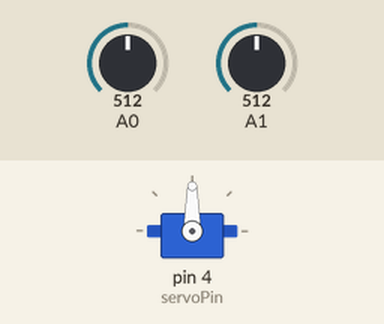
A sketch run on a simulated Arduino Uno, built with avr-gcc and run on an emulated ATmega328P. Shown: servo. The test bench sets the inputs (shaded band); at power-on: A0 = 512, A1 = 512. What the sketch prints to the serial monitor is not drawn.

Above: at 1.2 s.
1.3 s: A0 set to 716
At 1.6 s:
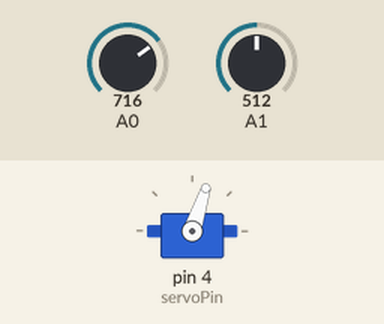
2.8 s: A1 set to 716
At 4.0 s:
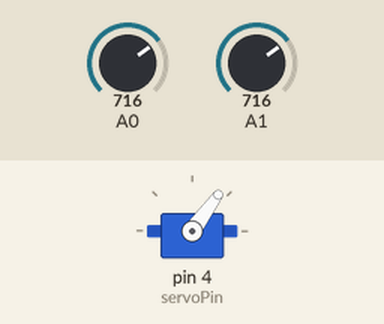
4.3 s: A0 set to 900
At 5.5 s:
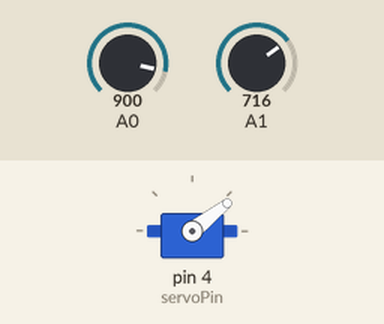
5.8 s: A1 set to 1023
At 6.9 s:
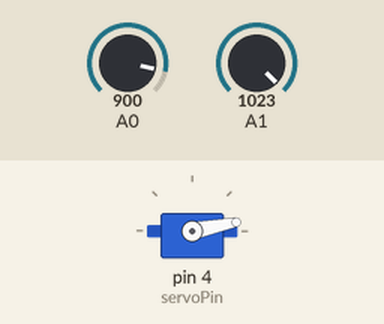
7.3 s: A1 set to 0
At 8.3 s:
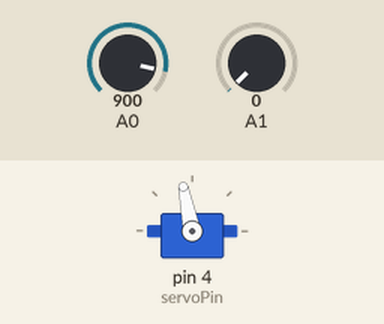
8.8 s: A0 set to 511
At 9.7 s:
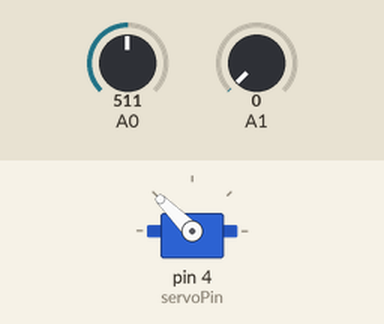
Timing chart, 0 to 11.3 s (numbered marks = the images above; inputs shaded):
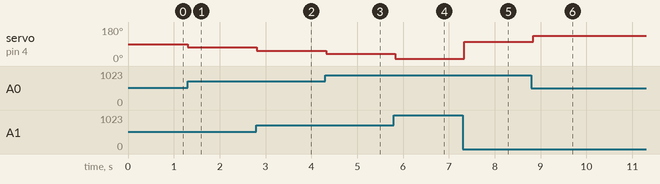

Measured:
- after the input at 1.3 s, servo on pin 4 (servoPin): 90° → 72° at once
- after the input at 2.8 s, servo on pin 4 (servoPin): 72° → 54° at once
- after the input at 4.3 s, servo on pin 4 (servoPin): 54° → 38° at once
- after the input at 5.8 s, servo on pin 4 (servoPin): 38° → 11° at once
- after the input at 7.3 s, servo on pin 4 (servoPin): 11° → 101° at once
- after the input at 8.8 s, servo on pin 4 (servoPin): 101° → 135° at once

The sketch:

Music_machine_Final.ino
```cpp
#include "pitches.h"
#include <Servo.h>

int notes[] = {
  NOTE_B0,NOTE_C1,NOTE_D1,NOTE_E1,NOTE_F1,NOTE_G1,NOTE_A1,
  NOTE_B1,NOTE_C2,NOTE_D2,NOTE_E2,NOTE_F2,NOTE_G2,NOTE_A2,
  NOTE_B2,NOTE_C3,NOTE_D3,NOTE_E3,NOTE_F3,NOTE_G3,NOTE_A3
};

int Tone = 0;
int speakerPin = 2;
int sensorLow = 0;
int sensorHigh = 1023;
int redswitch = 1;
int servoPin = 4;
int penisLow = 0;
int penisErect = 179;

Servo Servo1;
unsigned long prevMillis = 0;

void setup() {
  pinMode(redswitch, OUTPUT);
  Serial.begin(9600);
  Servo1.attach(servoPin);
}

void loop() {

int switchState = digitalRead(redswitch);

 delay(100);

int x = switchState;
int sensorValue = analogRead(A0);
int sensorValue2 = analogRead(A1);
int pitchServo = map(sensorValue, sensorLow, sensorHigh, 0, 1000);
int pitch = sensorValue/49;
int beat=map(sensorValue2, sensorLow, sensorHigh, 0, 1000);
int finalAngle = ((beat+pitchServo)/2);
int throbbingpenisAngle=map(finalAngle, 0, 1000, penisLow, penisErect);


if (x > 0)
{
 tone(speakerPin, notes[pitch], 1000);
delay(beat);
}


 throbbingpenisAngle=abs(penisErect-throbbingpenisAngle);
  Servo1.write(throbbingpenisAngle);
  Serial.write(throbbingpenisAngle);

}
 //delay(1000);
//Serial.println(beat);
//Serial.println(switchState);
```

Music_MachineDUMP.ino
```cpp
//
//int redswitch = 1;

//void setup() {
 //Serial.begin(9600);
  //pinMode(redswitch, OUTPUT);


//void loop() {
  //int switchState = digitalRead(redswitch);
    //Serial.println(switchState);
    //delay(100);
```
